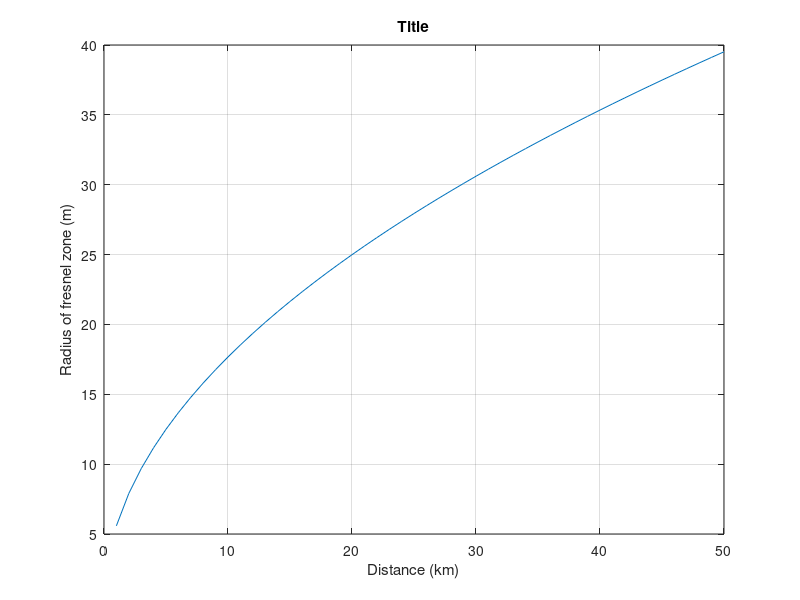

This figure's MATLAB source:
%% Fresnel zone calculations

%D = 1; f = 2.4;
%r = 8.657*sqrt(D/f)

D = 10; f = 2.4;
r1 = 8.657*sqrt(D/f)
r1 = 17.31*sqrt(5*5/(f*10))
%%

D = 20; f = 2.4;
r2 = 8.657*sqrt(D/f)

D = 50; f = 2.4;
r3 = 8.657*sqrt(D/f)

disp(['Radius of first fresnel zone'])
disp(['r1 = ',num2str(r1),' m',' @10km'])
disp(['r2 = ',num2str(r2),'m',' @20km'])
disp(['r3 = ',num2str(r3),'m',' @50km'])
%%
%Maximum obstruction height

D = 10; f = 2.4;
r = 8.657*sqrt(0.6*D/f)
max_obstruction = 20 - r
%%

D = 1:1:50
r = 8.657*sqrt(D/f)'

figure(1)
plot(D,r)
grid
xlabel('Distance (km)'); ylabel('Radius of fresnel zone (m)')
title('Title')